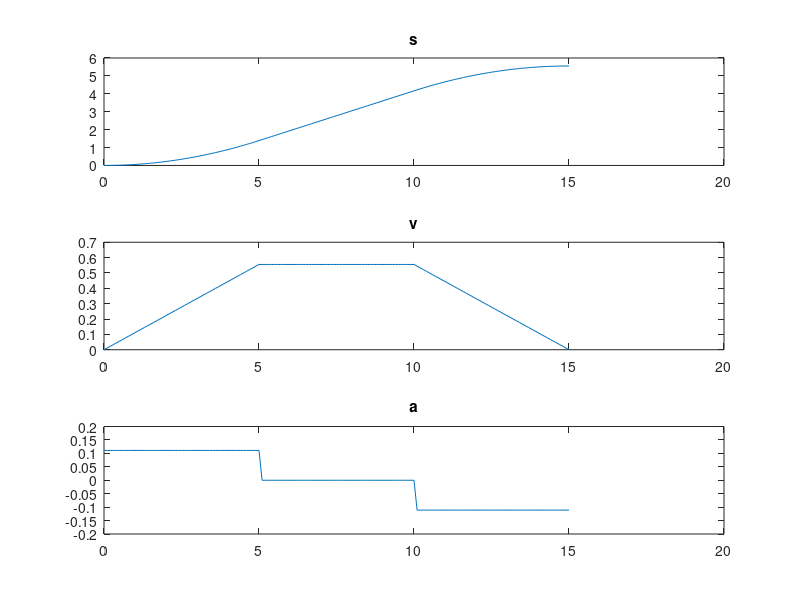
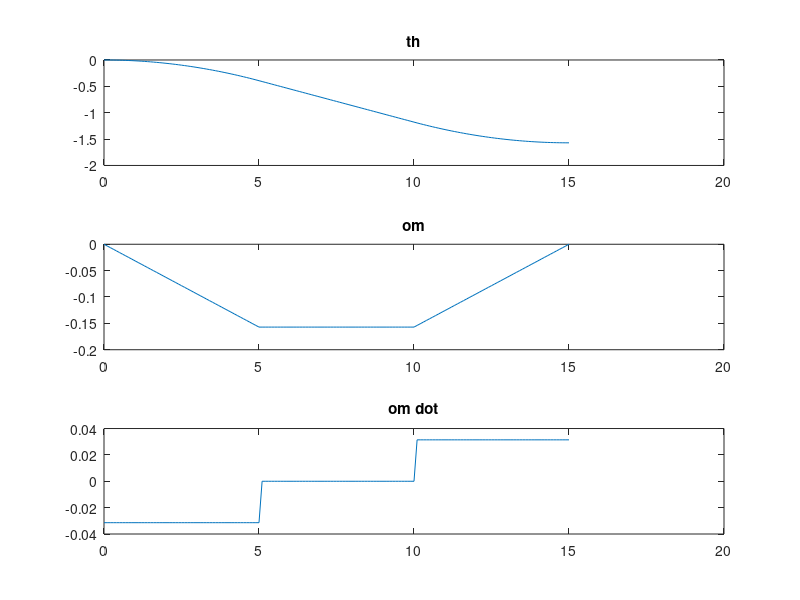
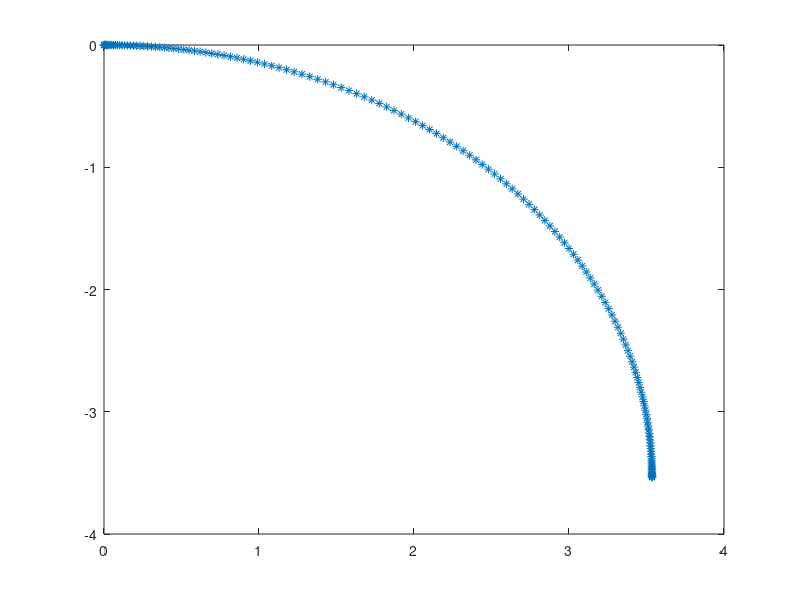

MATLAB code to generate these figures, in order:
close all
clear 

        %%%%%%%%%%%%%%%%%%%%%%%%%%%%
        %%%%   ARC TRAJECTORY   %%%%
        %%%%%%%%%%%%%%%%%%%%%%%%%%%%



%%%%%%%%%%%%  DATA  %%%%%%%%%%%%%

T = 0.1;    %TIME STEP [s]
N = 6;      %N 

t0 = 0;     %START TIME [s]
tc = 5;     %ACCELERATION TIME [s]
tf = 15;    %FINISH TIME [s]

delta_th=-90;%DELTA ORIENTATION [deg]
dis=5;     %SPATIAL DISPLACEMENT [m]
Tsample=0.01;
%%%%%%%%%%%%%%%%%%%%%%%%%%%%%%%%%

t = 0:T:tf;
s=zeros(1,length(t));
v=s; dv=s;
th =s; om =s; dom = s;

r=(dis/2)/sin(deg2rad(delta_th/2));
% f=r*cos(deg2rad(delta_th/2));
l = r*deg2rad(delta_th);

s0 = 0; 
sf = l; 
vc = (sf-s0)/(tf-tc);

th0 = deg2rad(0);
thf = deg2rad(delta_th);
omc = (thf-th0)/(tf-tc);

for i=1:length(t)
    if t(i)<=tc
        s(i) = s0 + vc/(2*tc)*t(i)^2;
        v(i) = vc/tc*t(i);
        dv(i) = vc/tc;
        
        th(i) = th0 + omc/(2*tc)*t(i)^2;
        om(i) = omc/tc*t(i);
        dom(i) = omc/tc;
    elseif t(i) <= tf-tc
        s(i) = s0 + vc*(t(i)-tc/2);
        v(i) = vc;
        dv(i) = 0;
        
        th(i) = th0 + omc*(t(i)-tc/2);
        om(i) = omc;
        dom(i) = 0;
    else 
        s(i) = sf - vc/(2*tc)*(tf-t(i))^2;
        v(i) = vc/tc*(tf-t(i));
        dv(i) = -vc/tc;
        
        th(i) = thf - omc/(2*tc)*(tf-t(i))^2;
        om(i) = omc/tc*(tf-t(i));
        dom(i) = -omc/tc;
    end
end

figure;
subplot(3,1,1)
plot(t,s)
title('s');
subplot(3,1,2)
plot(t,v)
title('v');
subplot(3,1,3)
plot(t,dv)
title('a');

figure;
subplot(3,1,1)
plot(t,th)
title('th');
subplot(3,1,2)
plot(t,om)
title('om');
subplot(3,1,3)
plot(t,dom)
title('om dot');

th_d = om;
x_d = v.*cos(th);
y_d = v.*sin(th);
p_d = [x_d' y_d'];

x = 0; y = 0;
for i = 2:length(t) 
    x(i) = x(i-1) + v(i-1)*T*cos(th(i-1));
    y(i) = y(i-1) + v(i-1)*T*sin(th(i-1));    
end

figure;
plot(x,y,'*')
% axis([0 30 0 30]);

Ttot=tf;

xd=[x;y;th];